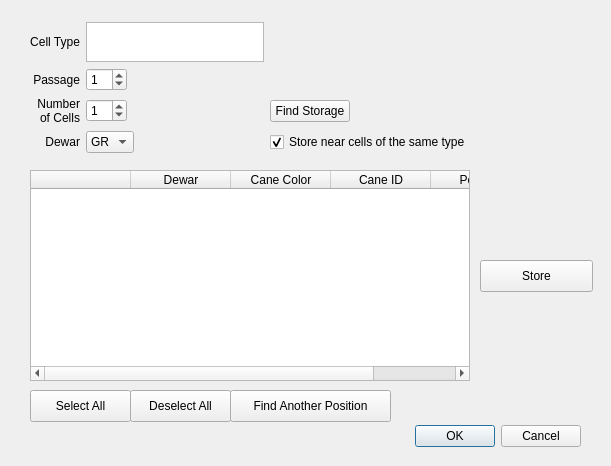
<?xml version="1.0" encoding="UTF-8"?>
<ui version="4.0">
 <class>StoreCellsDialog</class>
 <widget class="QDialog" name="StoreCellsDialog">
  <property name="windowModality">
   <enum>Qt::ApplicationModal</enum>
  </property>
  <property name="geometry">
   <rect>
    <x>0</x>
    <y>0</y>
    <width>611</width>
    <height>466</height>
   </rect>
  </property>
  <property name="contextMenuPolicy">
   <enum>Qt::DefaultContextMenu</enum>
  </property>
  <property name="windowTitle">
   <string>Store Cells</string>
  </property>
  <widget class="QDialogButtonBox" name="buttonBox">
   <property name="geometry">
    <rect>
     <x>240</x>
     <y>420</y>
     <width>341</width>
     <height>32</height>
    </rect>
   </property>
   <property name="orientation">
    <enum>Qt::Horizontal</enum>
   </property>
   <property name="standardButtons">
    <set>QDialogButtonBox::Cancel|QDialogButtonBox::Ok</set>
   </property>
  </widget>
  <widget class="QWidget" name="gridLayoutWidget">
   <property name="geometry">
    <rect>
     <x>30</x>
     <y>22</y>
     <width>441</width>
     <height>131</height>
    </rect>
   </property>
   <property name="sizePolicy">
    <sizepolicy hsizetype="Fixed" vsizetype="Fixed">
     <horstretch>0</horstretch>
     <verstretch>0</verstretch>
    </sizepolicy>
   </property>
   <layout class="QGridLayout" name="gridLayout">
    <property name="sizeConstraint">
     <enum>QLayout::SetMaximumSize</enum>
    </property>
    <item row="3" column="1">
     <widget class="QComboBox" name="combo_Dewar">
      <property name="sizePolicy">
       <sizepolicy hsizetype="Fixed" vsizetype="Fixed">
        <horstretch>0</horstretch>
        <verstretch>0</verstretch>
       </sizepolicy>
      </property>
      <item>
       <property name="text">
        <string>GR</string>
       </property>
      </item>
      <item>
       <property name="text">
        <string>WF</string>
       </property>
      </item>
     </widget>
    </item>
    <item row="3" column="0">
     <widget class="QLabel" name="label_3">
      <property name="text">
       <string>Dewar</string>
      </property>
      <property name="alignment">
       <set>Qt::AlignRight|Qt::AlignTrailing|Qt::AlignVCenter</set>
      </property>
     </widget>
    </item>
    <item row="0" column="1">
     <widget class="QTextEdit" name="txt_CellType"/>
    </item>
    <item row="0" column="0">
     <widget class="QLabel" name="label">
      <property name="text">
       <string>Cell Type</string>
      </property>
      <property name="alignment">
       <set>Qt::AlignRight|Qt::AlignTrailing|Qt::AlignVCenter</set>
      </property>
     </widget>
    </item>
    <item row="1" column="0">
     <widget class="QLabel" name="label_2">
      <property name="text">
       <string>Passage</string>
      </property>
      <property name="alignment">
       <set>Qt::AlignRight|Qt::AlignTrailing|Qt::AlignVCenter</set>
      </property>
     </widget>
    </item>
    <item row="1" column="1">
     <widget class="QSpinBox" name="spinBox_Passage">
      <property name="sizePolicy">
       <sizepolicy hsizetype="Fixed" vsizetype="Fixed">
        <horstretch>0</horstretch>
        <verstretch>0</verstretch>
       </sizepolicy>
      </property>
      <property name="value">
       <number>1</number>
      </property>
     </widget>
    </item>
    <item row="2" column="1">
     <widget class="QSpinBox" name="spinBox_NumberOfCells">
      <property name="sizePolicy">
       <sizepolicy hsizetype="Fixed" vsizetype="Fixed">
        <horstretch>0</horstretch>
        <verstretch>0</verstretch>
       </sizepolicy>
      </property>
      <property name="value">
       <number>1</number>
      </property>
     </widget>
    </item>
    <item row="2" column="0">
     <widget class="QLabel" name="label_4">
      <property name="text">
       <string>Number of Cells</string>
      </property>
      <property name="alignment">
       <set>Qt::AlignRight|Qt::AlignTrailing|Qt::AlignVCenter</set>
      </property>
      <property name="wordWrap">
       <bool>true</bool>
      </property>
     </widget>
    </item>
    <item row="2" column="2">
     <widget class="QPushButton" name="button_FindStorage">
      <property name="sizePolicy">
       <sizepolicy hsizetype="Fixed" vsizetype="Fixed">
        <horstretch>0</horstretch>
        <verstretch>0</verstretch>
       </sizepolicy>
      </property>
      <property name="text">
       <string>Find Storage</string>
      </property>
     </widget>
    </item>
    <item row="3" column="2">
     <widget class="QCheckBox" name="chckbox_SameType">
      <property name="text">
       <string>Store near cells of the same type</string>
      </property>
      <property name="checked">
       <bool>true</bool>
      </property>
     </widget>
    </item>
   </layout>
  </widget>
  <widget class="QPushButton" name="button_SelectAll">
   <property name="geometry">
    <rect>
     <x>30</x>
     <y>390</y>
     <width>101</width>
     <height>32</height>
    </rect>
   </property>
   <property name="text">
    <string>Select All</string>
   </property>
  </widget>
  <widget class="QPushButton" name="button_DeselectAll">
   <property name="geometry">
    <rect>
     <x>130</x>
     <y>390</y>
     <width>101</width>
     <height>32</height>
    </rect>
   </property>
   <property name="text">
    <string>Deselect All</string>
   </property>
  </widget>
  <widget class="QPushButton" name="button_AnotherPosition">
   <property name="geometry">
    <rect>
     <x>230</x>
     <y>390</y>
     <width>161</width>
     <height>32</height>
    </rect>
   </property>
   <property name="text">
    <string>Find Another Position</string>
   </property>
  </widget>
  <widget class="QPushButton" name="button_Store">
   <property name="geometry">
    <rect>
     <x>480</x>
     <y>260</y>
     <width>113</width>
     <height>32</height>
    </rect>
   </property>
   <property name="text">
    <string>Store</string>
   </property>
  </widget>
  <widget class="QTableWidget" name="tableWidget">
   <property name="geometry">
    <rect>
     <x>30</x>
     <y>170</y>
     <width>440</width>
     <height>211</height>
    </rect>
   </property>
   <attribute name="verticalHeaderVisible">
    <bool>true</bool>
   </attribute>
   <column>
    <property name="text">
     <string/>
    </property>
   </column>
   <column>
    <property name="text">
     <string>Dewar</string>
    </property>
   </column>
   <column>
    <property name="text">
     <string>Cane Color</string>
    </property>
   </column>
   <column>
    <property name="text">
     <string>Cane ID</string>
    </property>
   </column>
   <column>
    <property name="text">
     <string>Position</string>
    </property>
   </column>
  </widget>
 </widget>
 <resources/>
 <connections>
  <connection>
   <sender>buttonBox</sender>
   <signal>accepted()</signal>
   <receiver>StoreCellsDialog</receiver>
   <slot>accept()</slot>
   <hints>
    <hint type="sourcelabel">
     <x>248</x>
     <y>254</y>
    </hint>
    <hint type="destinationlabel">
     <x>157</x>
     <y>274</y>
    </hint>
   </hints>
  </connection>
  <connection>
   <sender>buttonBox</sender>
   <signal>rejected()</signal>
   <receiver>StoreCellsDialog</receiver>
   <slot>reject()</slot>
   <hints>
    <hint type="sourcelabel">
     <x>316</x>
     <y>260</y>
    </hint>
    <hint type="destinationlabel">
     <x>286</x>
     <y>274</y>
    </hint>
   </hints>
  </connection>
 </connections>
</ui>
